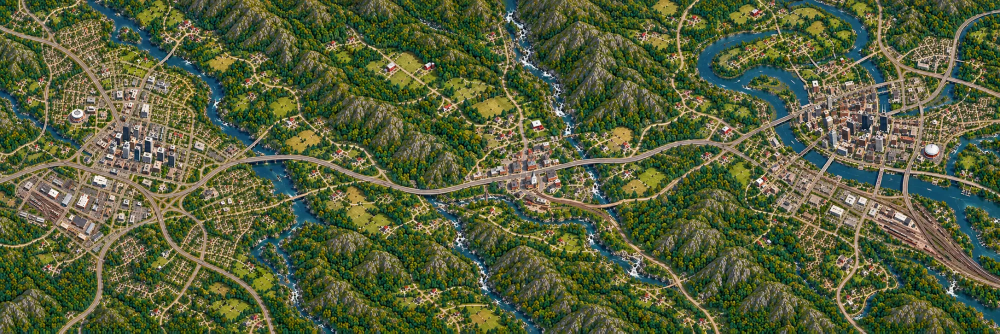
#> input picture assets/maps/processed/base_map.png, 2000 x 667 px (shown at 1/2 size)
$ python roads_auto.py
#> lines starting #> are read from the running program, lines starting #| are printed output that depends on the picture; after the words box and inside, x2 and y2 are one past the last pixel; in counts of white or black regions, pixels touching at a corner belong together
### tools/lib/common.py
"""Shared helpers for the world-extraction pipeline.

All geometry produced by the pipeline is expressed in SOURCE-IMAGE PIXEL
coordinates of assets/maps/source/base_map.webp (2000 x 667). Pixel centres
are at integer + 0.5 in continuous coordinates; x grows right, y grows down.
See docs/COORDINATES.md.
"""
import json
import os
import numpy as np
from PIL import Image

ROOT = os.path.abspath(os.path.join(os.path.dirname(__file__), '..', '..'))
SRC_PNG = os.path.join(ROOT, 'assets/maps/processed/base_map.png')
CACHE = os.path.join(ROOT, 'tools/.cache')
W, H = 2000, 667
os.makedirs(CACHE, exist_ok=True)


def path(*p):
    return os.path.join(ROOT, *p)


def load_rgb():
    return np.asarray(Image.open(SRC_PNG).convert('RGB'))
#> returned value is the input picture: shape (667, 2000, 3); mean R, G, B 86.9, 96, 59.9


# [5 lines left out: function save_json, not called in this run]


def load_json(p):
    with open(p) as f:
        return json.load(f)


def cached(name, fn):
    """Cache numpy arrays keyed by name in tools/.cache (delete to rebuild)."""
    p = os.path.join(CACHE, name + '.npy')
    if os.path.exists(p):
        return np.load(p)
    v = fn()
    np.save(p, v)
    return v


def rnd(v, n=2):
    return float(round(float(v), n))

### tools/lib/features.py
"""Per-pixel feature maps derived from the base map (cached)."""
import numpy as np
import cv2
from skimage.filters import sato
from .common import load_rgb, cached


def hsv():
    a = load_rgb()
    h = cv2.cvtColor(a, cv2.COLOR_RGB2HSV).astype(np.float32)
    return h[..., 0] * 2.0, h[..., 1] / 255.0, h[..., 2] / 255.0


def lab():
    a = load_rgb()
    return cv2.cvtColor(a, cv2.COLOR_RGB2LAB).astype(np.float32)


def smoothstep(e0, e1, x):
    t = np.clip((x - e0) / (e1 - e0), 0, 1)
    return t * t * (3 - 2 * t)


def cream_score():
    """How much a pixel looks like pavement / gravel / dirt road surface."""
    H, S, V = hsv()
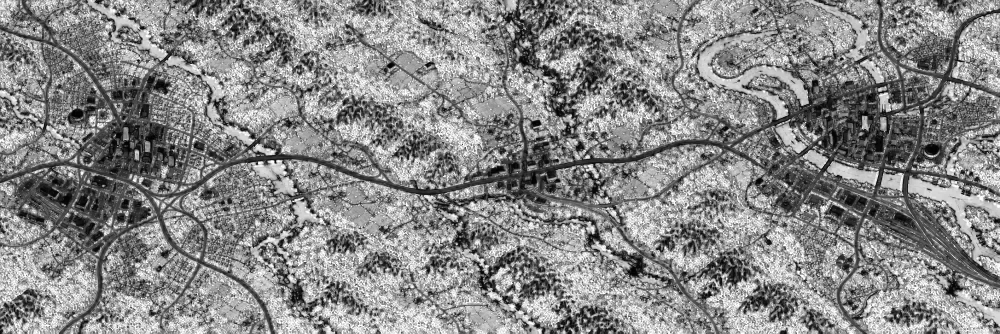
#> S: shape (667, 2000) float32 (shown at 1/2 size); min 0, max 1, mean 0.531
    hue_ok = np.maximum(smoothstep(0, 12, H) * (1 - smoothstep(58, 75, H)), 1 - smoothstep(0.10, 0.2, S))
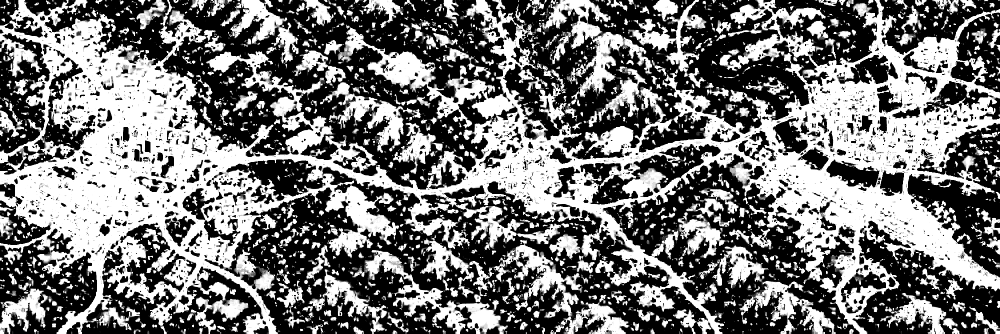
#> hue_ok: shape (667, 2000) float32 (shown at 1/2 size); min 0, max 1, mean 0.466
    return (smoothstep(0.42, 0.62, V) * (1 - smoothstep(0.30, 0.50, S)) * hue_ok).astype(np.float32)
#> in smoothstep (call 5), `t = np.clip((x - e0) / (e1 - e0), 0, 1)`:
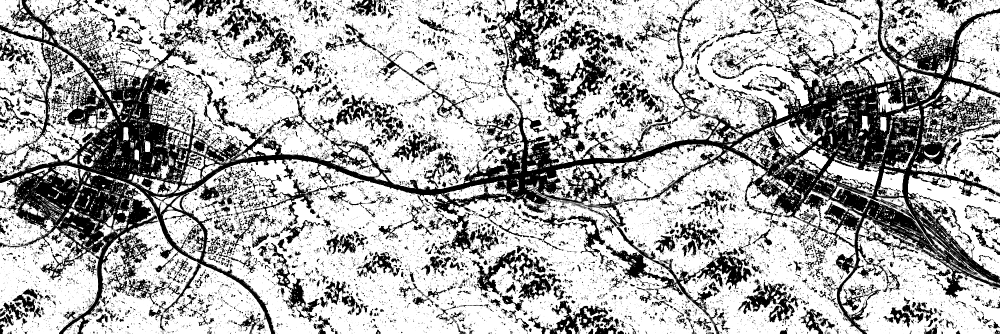
#> t: shape (667, 2000) float32 (shown at 1/2 size); min 0, max 1, mean 0.679


def ridge_bright(sigmas=(0.7, 1.0, 1.5)):
    def f():
        L = lab()[..., 0] / 255.0
        return sato(L, sigmas=list(sigmas), black_ridges=False).astype(np.float32)
#> returned value: shape (667, 2000) float32
    return cached('sato_bright_' + '_'.join(str(s) for s in sigmas), f)


def water_mask():
    a = load_rgb()
    H, S, V = hsv()
    r, g, b = [a[..., i].astype(int) for i in range(3)]
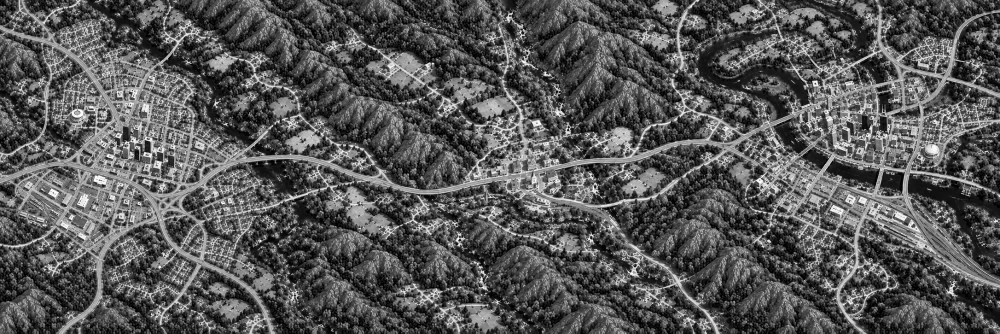
#> r: shape (667, 2000) int64 (shown at 1/2 size); min 0, max 255, mean 86.9
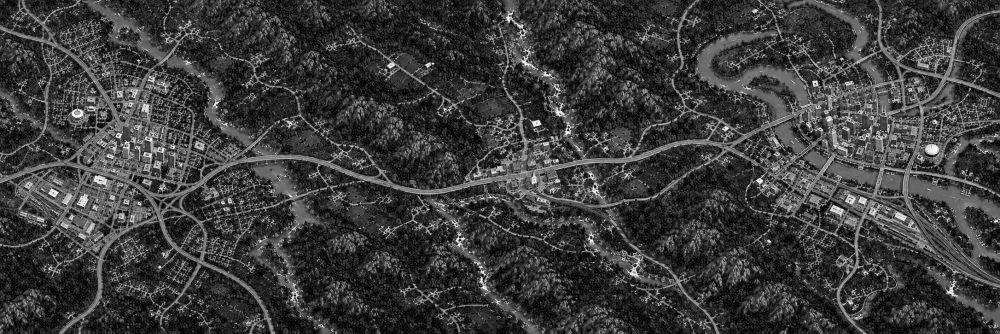
#> b: shape (667, 2000) int64 (shown at 1/2 size); min 0, max 255, mean 59.9
    return (H >= 180) & (H <= 230) & (S > 0.35) & (V > 0.22) & (b > r + 15)
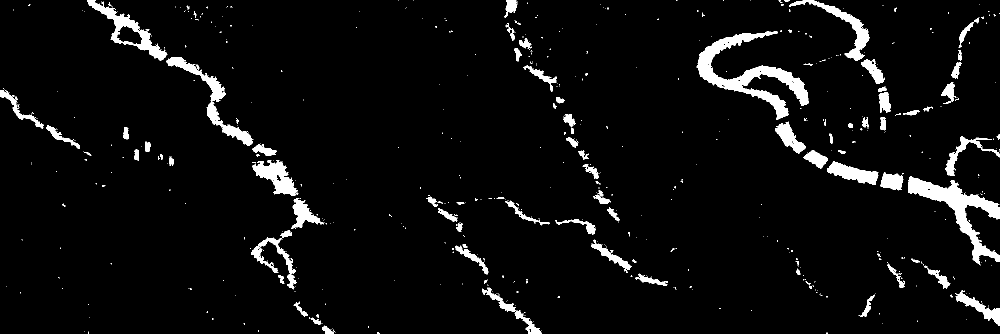
#> returned value: shape (667, 2000) bool (shown at 1/2 size); 5% white; 614 white regions (507 under 20 px), largest, box (x1, y1, x2, y2) and area: (1393, 62, 1617, 240) 10009, (1816, 353, 2000, 531) 8076, (174, 0, 335, 122) 3797
#> in build_mask, `thin = apply_hysteresis_threshold(p, 0.16, 0.36)`: thin: shape (667, 2000) bool; 18.5% white; 4077 white regions (3195 under 20 px), largest, box (x1, y1, x2, y2) and area: (0, 0, 2000, 667) 155506, (1227, 486, 1441, 667) 2964, (230, 526, 402, 651) 1947


def road_prob():
    def f():
        c = cream_score()
        s = ridge_bright()
        s = s / np.percentile(s, 99.5)
        s = np.clip(s, 0, 1)
        p = np.sqrt(np.clip(c, 0, 1)) * (0.25 + 0.75 * s)
        p[water_mask()] *= 0.1
        return p.astype(np.float32)
    return cached('road_prob_v1', f)


# [8 lines left out: function rock_density, not called in this run]

### tools/lib/trace.py
"""Livewire road tracer: snaps rough hand-placed waypoints to the true
centreline in the base map using a minimum-cost path through a road-likeness
cost field, then smooths the result into a spline-ready polyline.

The hand waypoints live in data/manual/*.json (the editable source of truth);
this module turns them into precise centrelines reproducibly.
"""
import numpy as np
import cv2
from skimage.graph import route_through_array
from .common import cached, W, H
from .features import road_prob, load_rgb, hsv, water_mask


def _norm(x):
    return np.clip(x / (np.percentile(x, 99.7) + 1e-6), 0, 1)


def pave_dt():
    def f():
        Hh, S, V = hsv()
        pave = ((S < 0.33) & (V > 0.40) & (V < 0.97) & ~water_mask()).astype(np.uint8)
#> pave: shape (667, 2000); values 0 (black) and 1 (white), 16.9% white; 8015 white regions (6753 under 20 px), largest, box (x1, y1, x2, y2) and area: (0, 19, 2000, 667) 83475, (29, 337, 314, 667) 17318, (1671, 379, 1847, 667) 4919
        k = lambda r: cv2.getStructuringElement(cv2.MORPH_ELLIPSE, (r, r))
        cl = cv2.morphologyEx(pave, cv2.MORPH_CLOSE, k(3))
#> cl: shape (667, 2000); values 0 (black) and 1 (white), 18.8% white; 5924 white regions (4785 under 20 px), largest, box (x1, y1, x2, y2) and area: (0, 0, 2000, 667) 135433, (995, 22, 1077, 141) 2144, (1237, 500, 1390, 599) 2116
        op = cv2.morphologyEx(cl, cv2.MORPH_OPEN, k(5))
#> op: shape (667, 2000); values 0 (black) and 1 (white), 10.4% white; 982 white regions (188 under 20 px), largest, box (x1, y1, x2, y2) and area: (0, 50, 392, 522) 26566, (330, 152, 1812, 396) 18659, (1719, 26, 1978, 465) 9549
        return cv2.distanceTransform(op, cv2.DIST_L2, 5).astype(np.float32)
    return cached('pave_dt_v1', f)


_COST = {}


# [158 lines left out: functions cost_field, route, smooth_polyline, robust_smooth, resample, rdp and 2 more, not called in this run]


_CENTER = {}


# [72 lines left out: functions center_field, _bilinear, center_trace, _center_pass, not called in this run]

### tools/pipeline/roads_auto.py
"""Automatic road-centreline graph from the base map.

thin roads : hysteresis on the road-likeness field (colour x bright-ridge)
wide roads : opened pavement mask (>= ~5 px wide), fills highway lane markings
The union is skeletonised, converted to a graph, pruned and smoothed.
Output: tools/.cache/roads_auto.json  {nodes:[[x,y]], edges:[{a,b,pts}]}
This is an intermediate; tools/pipeline/roads.py curates it into the final network.
"""
import sys, os, json
sys.path.insert(0, os.path.abspath(os.path.join(os.path.dirname(__file__), '..', '..')))
import numpy as np
import cv2
import networkx as nx
from scipy import ndimage as ndi
from skimage.filters import apply_hysteresis_threshold
from skimage.morphology import skeletonize, remove_small_objects
from skan import Skeleton

from tools.lib.common import path, W, H, save_json
from tools.lib.features import road_prob, hsv, water_mask
from tools.lib.trace import pave_dt, smooth_polyline, rdp


def build_mask():
    p = road_prob()
    thin = apply_hysteresis_threshold(p, 0.16, 0.36)
    dt = pave_dt()
    wide = dt >= 2.2
#> wide: shape (667, 2000) bool; 3.5% white; 910 white regions (646 under 20 px), largest, box (x1, y1, x2, y2) and area: (332, 280, 1489, 394) 6537, (52, 294, 263, 367) 1898, (1823, 31, 1975, 228) 1381
    # grow wide cores back to full road width
    wide = cv2.dilate(wide.astype(np.uint8), cv2.getStructuringElement(cv2.MORPH_ELLIPSE, (5, 5))).astype(bool) & (dt > 0)
#> wide: shape (667, 2000) bool; 8.4% white; 701 white regions (86 under 20 px), largest, box (x1, y1, x2, y2) and area: (330, 258, 1519, 396) 12701, (30, 349, 247, 458) 7918, (0, 292, 374, 512) 5567
    m = thin | wide
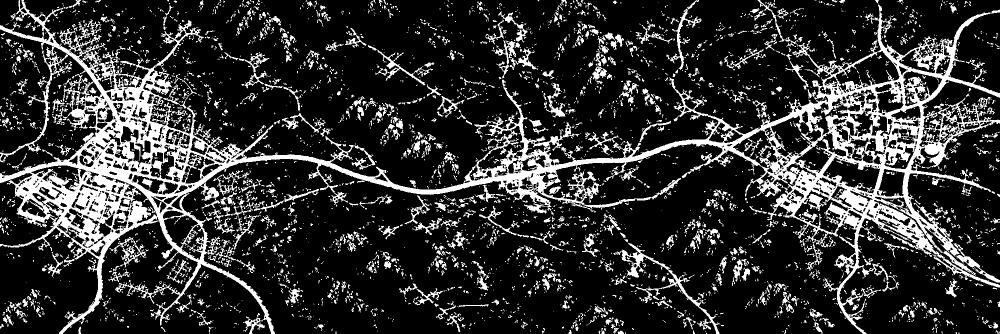
#> m: shape (667, 2000) bool (shown at 1/2 size); 19.8% white; 3898 white regions (3045 under 20 px), largest, box (x1, y1, x2, y2) and area: (0, 0, 2000, 667) 173525, (1227, 486, 1441, 667) 3269, (1339, 0, 1403, 140) 1200
#> (the run stopped early here; a loop or call above may not have finished)
